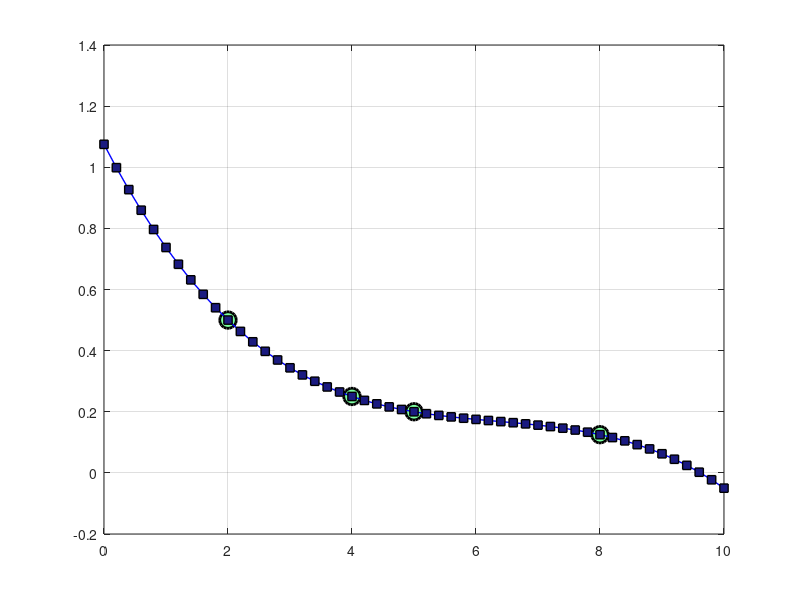

This chart was generated by the following MATLAB code:
function newtonpoly01;

close all;
clear all;
clc;

fy = [ ...
    2.0000    0.50;...
    4.0000    0.25;...
    5.0000    0.20;...
     8.0000    0.125...
    ];
 
x = fy(:,1); y = fy(:,2);
n = length(x);
D = zeros(n);
D(:,1) = y(1:n);
 
for (j=2:n)
    for (k=j:n)
        D(k,j) = (D(k,j-1) - D(k-1,j-1))/(x(k) - x(k-j+1)); 
            end;
end;
 
D

% Sekarang akan dihitung sebuah yy=f(xx) dengan rumus polinomial Newton tersebut.
xx = 0:0.2:10;
yy = D(1,1);
 
for (k=2:n)
    yy = yy+D(k,k).*plinom(xx,x,k);
end;
 
plot(x,y,'-wo', 'LineWidth',2, 'MarkerEdgeColor','k', 'MarkerFaceColor',[.49 1 .63], 'MarkerSize',12); hold on;
plot(xx,yy,'-bs','LineWidth',1,'MarkerEdgeColor','k','MarkerFaceColor',[.1 .1 .5],'MarkerSize',6); grid on;
 
 function ypol = plinom(xx,x,k)
        has = 1; 
        for (i=2:k) 
            has = has.*(xx - x(i-1));
        end;
        ypol = has;
 end;
 
end 